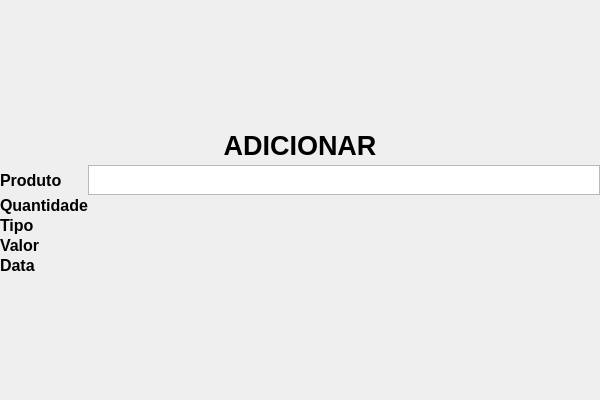
<?xml version="1.0" encoding="UTF-8"?>
<ui version="4.0">
 <class>ADICIONAR</class>
 <widget class="QMainWindow" name="ADICIONAR">
  <property name="geometry">
   <rect>
    <x>0</x>
    <y>0</y>
    <width>600</width>
    <height>400</height>
   </rect>
  </property>
  <property name="windowTitle">
   <string>MainWindow</string>
  </property>
  <widget class="QWidget" name="CentroAdicionar">
   <layout class="QGridLayout" name="gridLayout_2">
    <property name="leftMargin">
     <number>0</number>
    </property>
    <property name="topMargin">
     <number>0</number>
    </property>
    <property name="rightMargin">
     <number>0</number>
    </property>
    <property name="bottomMargin">
     <number>0</number>
    </property>
    <property name="spacing">
     <number>0</number>
    </property>
    <item row="0" column="0">
     <layout class="QGridLayout" name="LGAdicionar">
      <property name="spacing">
       <number>0</number>
      </property>
      <item row="4" column="0">
       <widget class="QLabel" name="RotuloTipo">
        <property name="enabled">
         <bool>true</bool>
        </property>
        <property name="minimumSize">
         <size>
          <width>0</width>
          <height>20</height>
         </size>
        </property>
        <property name="maximumSize">
         <size>
          <width>16777215</width>
          <height>20</height>
         </size>
        </property>
        <property name="font">
         <font>
          <family>Microsoft Sans Serif</family>
          <pointsize>12</pointsize>
          <weight>75</weight>
          <italic>false</italic>
          <bold>true</bold>
          <underline>false</underline>
          <strikeout>false</strikeout>
          <kerning>true</kerning>
         </font>
        </property>
        <property name="mouseTracking">
         <bool>false</bool>
        </property>
        <property name="tabletTracking">
         <bool>false</bool>
        </property>
        <property name="text">
         <string>Tipo</string>
        </property>
        <property name="alignment">
         <set>Qt::AlignLeading|Qt::AlignLeft|Qt::AlignVCenter</set>
        </property>
       </widget>
      </item>
      <item row="5" column="0">
       <widget class="QLabel" name="RotuloValor">
        <property name="enabled">
         <bool>true</bool>
        </property>
        <property name="minimumSize">
         <size>
          <width>0</width>
          <height>20</height>
         </size>
        </property>
        <property name="maximumSize">
         <size>
          <width>16777215</width>
          <height>20</height>
         </size>
        </property>
        <property name="font">
         <font>
          <family>Microsoft Sans Serif</family>
          <pointsize>12</pointsize>
          <weight>75</weight>
          <italic>false</italic>
          <bold>true</bold>
          <underline>false</underline>
          <strikeout>false</strikeout>
          <kerning>true</kerning>
         </font>
        </property>
        <property name="mouseTracking">
         <bool>false</bool>
        </property>
        <property name="tabletTracking">
         <bool>false</bool>
        </property>
        <property name="text">
         <string>Valor</string>
        </property>
        <property name="alignment">
         <set>Qt::AlignLeading|Qt::AlignLeft|Qt::AlignVCenter</set>
        </property>
       </widget>
      </item>
      <item row="3" column="0">
       <widget class="QLabel" name="RotuloQuantidade">
        <property name="enabled">
         <bool>true</bool>
        </property>
        <property name="minimumSize">
         <size>
          <width>0</width>
          <height>20</height>
         </size>
        </property>
        <property name="maximumSize">
         <size>
          <width>16777215</width>
          <height>20</height>
         </size>
        </property>
        <property name="font">
         <font>
          <family>Microsoft Sans Serif</family>
          <pointsize>12</pointsize>
          <weight>75</weight>
          <italic>false</italic>
          <bold>true</bold>
          <underline>false</underline>
          <strikeout>false</strikeout>
          <kerning>true</kerning>
         </font>
        </property>
        <property name="mouseTracking">
         <bool>false</bool>
        </property>
        <property name="tabletTracking">
         <bool>false</bool>
        </property>
        <property name="text">
         <string>Quantidade</string>
        </property>
        <property name="alignment">
         <set>Qt::AlignLeading|Qt::AlignLeft|Qt::AlignVCenter</set>
        </property>
       </widget>
      </item>
      <item row="2" column="0">
       <widget class="QLabel" name="RotuloProduto">
        <property name="enabled">
         <bool>true</bool>
        </property>
        <property name="minimumSize">
         <size>
          <width>0</width>
          <height>20</height>
         </size>
        </property>
        <property name="maximumSize">
         <size>
          <width>16777215</width>
          <height>20</height>
         </size>
        </property>
        <property name="font">
         <font>
          <family>Microsoft Sans Serif</family>
          <pointsize>12</pointsize>
          <weight>75</weight>
          <italic>false</italic>
          <bold>true</bold>
          <underline>false</underline>
          <strikeout>false</strikeout>
          <kerning>true</kerning>
         </font>
        </property>
        <property name="mouseTracking">
         <bool>false</bool>
        </property>
        <property name="tabletTracking">
         <bool>false</bool>
        </property>
        <property name="text">
         <string>Produto</string>
        </property>
        <property name="alignment">
         <set>Qt::AlignLeading|Qt::AlignLeft|Qt::AlignVCenter</set>
        </property>
       </widget>
      </item>
      <item row="6" column="0">
       <widget class="QLabel" name="RotuloData">
        <property name="enabled">
         <bool>true</bool>
        </property>
        <property name="minimumSize">
         <size>
          <width>0</width>
          <height>20</height>
         </size>
        </property>
        <property name="maximumSize">
         <size>
          <width>16777215</width>
          <height>20</height>
         </size>
        </property>
        <property name="font">
         <font>
          <family>Microsoft Sans Serif</family>
          <pointsize>12</pointsize>
          <weight>75</weight>
          <italic>false</italic>
          <bold>true</bold>
          <underline>false</underline>
          <strikeout>false</strikeout>
          <kerning>true</kerning>
         </font>
        </property>
        <property name="mouseTracking">
         <bool>false</bool>
        </property>
        <property name="tabletTracking">
         <bool>false</bool>
        </property>
        <property name="text">
         <string>Data</string>
        </property>
        <property name="alignment">
         <set>Qt::AlignLeading|Qt::AlignLeft|Qt::AlignVCenter</set>
        </property>
       </widget>
      </item>
      <item row="2" column="1">
       <widget class="QTextEdit" name="textEdit">
        <property name="minimumSize">
         <size>
          <width>0</width>
          <height>30</height>
         </size>
        </property>
        <property name="maximumSize">
         <size>
          <width>16777215</width>
          <height>30</height>
         </size>
        </property>
        <property name="font">
         <font>
          <family>MS Sans Serif</family>
          <pointsize>12</pointsize>
         </font>
        </property>
       </widget>
      </item>
      <item row="1" column="0" colspan="2">
       <widget class="QLabel" name="RotuloAdicionar">
        <property name="enabled">
         <bool>true</bool>
        </property>
        <property name="minimumSize">
         <size>
          <width>0</width>
          <height>40</height>
         </size>
        </property>
        <property name="maximumSize">
         <size>
          <width>16777215</width>
          <height>40</height>
         </size>
        </property>
        <property name="font">
         <font>
          <family>Microsoft Sans Serif</family>
          <pointsize>20</pointsize>
          <weight>75</weight>
          <italic>false</italic>
          <bold>true</bold>
         </font>
        </property>
        <property name="text">
         <string>ADICIONAR</string>
        </property>
        <property name="alignment">
         <set>Qt::AlignCenter</set>
        </property>
       </widget>
      </item>
     </layout>
    </item>
   </layout>
  </widget>
 </widget>
 <resources/>
 <connections/>
</ui>
